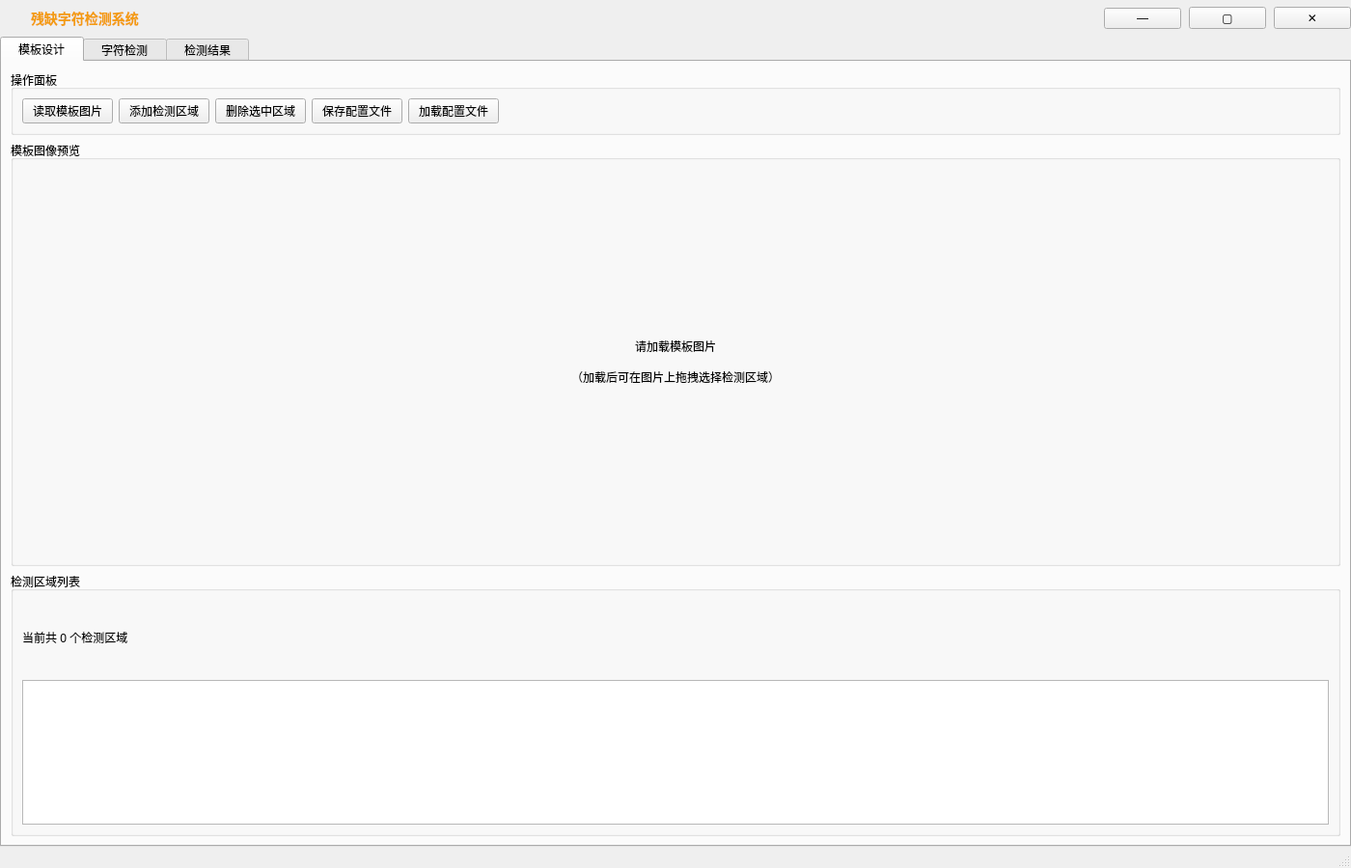
<?xml version="1.0" encoding="UTF-8"?>
<ui version="4.0">
 <class>MainWindow</class>
 <widget class="QMainWindow" name="MainWindow">
  <property name="geometry">
   <rect>
    <x>0</x>
    <y>0</y>
    <width>1400</width>
    <height>900</height>
   </rect>
  </property>
  <property name="windowTitle">
   <string>残缺字符检测系统 - Character Defect Detection</string>
  </property>
  <widget class="QWidget" name="centralwidget">
   <layout class="QVBoxLayout" name="verticalLayout_main">
    <property name="spacing">
     <number>0</number>
    </property>
    <property name="margin">
     <number>0</number>
    </property>
    <item>
     <widget class="QWidget" name="titleBar">
      <property name="minimumSize">
       <size>
        <width>0</width>
        <height>38</height>
       </size>
      </property>
      <property name="maximumSize">
       <size>
        <width>16777215</width>
        <height>38</height>
       </size>
      </property>
      <layout class="QHBoxLayout" name="horizontalLayout_title">
       <property name="spacing">
        <number>8</number>
       </property>
       <property name="margin">
        <number>0</number>
       </property>
       <item>
        <widget class="QLabel" name="lblTitleIcon">
         <property name="minimumSize">
          <size>
           <width>24</width>
           <height>24</height>
          </size>
         </property>
         <property name="maximumSize">
          <size>
           <width>24</width>
           <height>24</height>
          </size>
         </property>
         <property name="text">
          <string/>
         </property>
         <property name="pixmap">
          <pixmap resource="">logo_placeholder.png</pixmap>
         </property>
         <property name="scaledContents">
          <bool>true</bool>
         </property>
        </widget>
       </item>
       <item>
        <widget class="QLabel" name="lblTitle">
         <property name="text">
          <string>残缺字符检测系统</string>
         </property>
         <property name="styleSheet">
          <string notr="true">color: #f39c12; font-size: 14px; font-weight: bold;</string>
         </property>
        </widget>
       </item>
       <item>
        <spacer name="horizontalSpacer_title">
         <property name="orientation">
          <enum>Qt::Horizontal</enum>
         </property>
         <property name="sizeHint" stdset="0">
          <size>
           <width>40</width>
           <height>20</height>
          </size>
         </property>
        </spacer>
       </item>
       <item>
        <widget class="QPushButton" name="btnMinimize">
         <property name="text">
          <string>—</string>
         </property>
        </widget>
       </item>
       <item>
        <widget class="QPushButton" name="btnMaximize">
         <property name="text">
          <string>▢</string>
         </property>
        </widget>
       </item>
       <item>
        <widget class="QPushButton" name="btnClose">
         <property name="text">
          <string>✕</string>
         </property>
        </widget>
       </item>
      </layout>
     </widget>
    </item>
    <item>
     <widget class="QTabWidget" name="tabWidget">
      <property name="currentIndex">
       <number>0</number>
      </property>
      <widget class="QWidget" name="tabTemplate">
       <attribute name="title">
        <string>  模板设计  </string>
       </attribute>
       <layout class="QVBoxLayout" name="verticalLayout_2">
        <item>
         <widget class="QGroupBox" name="groupBox_operation">
          <property name="title">
           <string>操作面板</string>
          </property>
          <layout class="QHBoxLayout" name="horizontalLayout_ops">
           <item>
            <widget class="QPushButton" name="btnLoadTemplate">
             <property name="text">
              <string>  读取模板图片  </string>
             </property>
            </widget>
           </item>
           <item>
            <widget class="QPushButton" name="btnAddROI">
             <property name="text">
              <string>  添加检测区域  </string>
             </property>
            </widget>
           </item>
           <item>
            <widget class="QPushButton" name="btnDeleteROI">
             <property name="property" stdset="0">
              <string>warningBtn</string>
             </property>
             <property name="text">
              <string>  删除选中区域  </string>
             </property>
            </widget>
           </item>
           <item>
            <widget class="QPushButton" name="btnSaveConfig">
             <property name="property" stdset="0">
              <string>successBtn</string>
             </property>
             <property name="text">
              <string>  保存配置文件  </string>
             </property>
            </widget>
           </item>
           <item>
            <widget class="QPushButton" name="btnLoadConfig">
             <property name="property" stdset="0">
              <string>secondaryBtn</string>
             </property>
             <property name="text">
              <string>  加载配置文件  </string>
             </property>
            </widget>
           </item>
           <item>
            <spacer name="horizontalSpacer">
             <property name="orientation">
              <enum>Qt::Horizontal</enum>
             </property>
             <property name="sizeHint" stdset="0">
              <size>
               <width>40</width>
               <height>20</height>
              </size>
             </property>
            </spacer>
           </item>
          </layout>
         </widget>
        </item>
        <item>
         <widget class="QGroupBox" name="groupBox_template">
          <property name="title">
           <string>模板图像预览</string>
          </property>
          <layout class="QVBoxLayout" name="verticalLayout_template">
           <item>
            <widget class="QLabel" name="lblTemplateImage">
             <property name="text">
              <string>请加载模板图片

（加载后可在图片上拖拽选择检测区域）</string>
             </property>
             <property name="alignment">
              <set>Qt::AlignCenter</set>
             </property>
             <property name="minimumSize">
              <size>
               <width>0</width>
               <height>400</height>
              </size>
             </property>
            </widget>
           </item>
          </layout>
         </widget>
        </item>
        <item>
         <widget class="QGroupBox" name="groupBox_roi">
          <property name="title">
           <string>检测区域列表</string>
          </property>
          <layout class="QVBoxLayout" name="verticalLayout_roi">
           <item>
            <widget class="QLabel" name="lblROIInfo">
             <property name="text">
              <string>当前共 0 个检测区域</string>
             </property>
            </widget>
           </item>
           <item>
            <widget class="QListWidget" name="listROI">
             <property name="maximumSize">
              <size>
               <width>16777215</width>
               <height>150</height>
              </size>
             </property>
            </widget>
           </item>
          </layout>
         </widget>
        </item>
       </layout>
      </widget>
      <widget class="QWidget" name="tabDetection">
       <attribute name="title">
        <string>  字符检测  </string>
       </attribute>
       <layout class="QVBoxLayout" name="verticalLayout_3">
        <item>
         <widget class="QGroupBox" name="groupBox_config">
          <property name="title">
           <string>检测配置</string>
          </property>
          <layout class="QHBoxLayout" name="horizontalLayout_config">
           <item>
            <widget class="QLabel" name="label">
             <property name="text">
              <string>配置文件路径：</string>
             </property>
            </widget>
           </item>
           <item>
            <widget class="QLineEdit" name="txtConfigPath">
             <property name="readOnly">
              <bool>true</bool>
             </property>
             <property name="placeholderText">
              <string>请先加载配置文件...</string>
             </property>
            </widget>
           </item>
           <item>
            <widget class="QPushButton" name="btnBrowseConfig">
             <property name="property" stdset="0">
              <string>secondaryBtn</string>
             </property>
             <property name="text">
              <string>浏览</string>
             </property>
            </widget>
           </item>
           <item>
            <widget class="QPushButton" name="btnLoadTestImage">
             <property name="text">
              <string>  加载待测图片  </string>
             </property>
            </widget>
           </item>
           <item>
            <widget class="QPushButton" name="btnStartDetection">
             <property name="property" stdset="0">
              <string>successBtn</string>
             </property>
             <property name="text">
              <string>  开始检测  </string>
             </property>
            </widget>
           </item>
           <item>
            <widget class="QPushButton" name="btnBatchDetection">
             <property name="text">
              <string>  批量检测  </string>
             </property>
            </widget>
           </item>
          </layout>
         </widget>
        </item>
        <item>
         <widget class="QGroupBox" name="groupBox_images">
          <property name="title">
           <string>图像对比预览</string>
          </property>
          <layout class="QHBoxLayout" name="horizontalLayout_images">
           <item>
            <widget class="QLabel" name="lblTestImage">
             <property name="text">
              <string>待测图片</string>
             </property>
             <property name="alignment">
              <set>Qt::AlignCenter</set>
             </property>
             <property name="minimumSize">
              <size>
               <width>400</width>
               <height>500</height>
              </size>
             </property>
            </widget>
           </item>
           <item>
            <widget class="QLabel" name="lblResultImage">
             <property name="text">
              <string>检测结果

（标注残缺区域）</string>
             </property>
             <property name="alignment">
              <set>Qt::AlignCenter</set>
             </property>
             <property name="minimumSize">
              <size>
               <width>400</width>
               <height>500</height>
              </size>
             </property>
            </widget>
           </item>
       </layout>
      </widget>
     </item>
     <item>
      <widget class="QGroupBox" name="groupBox_summary">
       <property name="title">
        <string>检测结果摘要</string>
       </property>
       <layout class="QVBoxLayout" name="verticalLayout_summary">
        <item>
         <widget class="QLabel" name="lblDetectionSummary">
          <property name="text">
           <string>尚未检测</string>
          </property>
          <property name="wordWrap">
           <bool>true</bool>
          </property>
          <property name="minimumSize">
           <size>
            <width>0</width>
            <height>60</height>
           </size>
          </property>
          <property name="maximumSize">
           <size>
            <width>16777215</width>
            <height>120</height>
           </size>
          </property>
         </widget>
        </item>
       </layout>
      </widget>
     </item>
    </layout>
   </widget>
   <widget class="QWidget" name="tabResults">
       <attribute name="title">
        <string>  检测结果  </string>
       </attribute>
       <layout class="QVBoxLayout" name="verticalLayout_4">
        <item>
         <widget class="QGroupBox" name="groupBox_results_ops">
          <property name="title">
           <string>结果操作</string>
          </property>
          <layout class="QHBoxLayout" name="horizontalLayout_3">
           <item>
            <widget class="QPushButton" name="btnExportResults">
             <property name="property" stdset="0">
              <string>successBtn</string>
             </property>
             <property name="text">
              <string>  导出结果 (CSV)  </string>
             </property>
            </widget>
           </item>
           <item>
            <widget class="QPushButton" name="btnClearResults">
             <property name="property" stdset="0">
              <string>warningBtn</string>
             </property>
             <property name="text">
              <string>  清空结果  </string>
             </property>
            </widget>
           </item>
           <item>
            <spacer name="horizontalSpacer_3">
             <property name="orientation">
              <enum>Qt::Horizontal</enum>
             </property>
             <property name="sizeHint" stdset="0">
              <size>
               <width>40</width>
               <height>20</height>
              </size>
             </property>
            </spacer>
           </item>
          </layout>
         </widget>
        </item>
        <item>
         <widget class="QTableWidget" name="tableResults">
          <property name="columnCount">
           <number>5</number>
          </property>
          <column>
           <property name="text">
            <string>序号</string>
           </property>
          </column>
          <column>
           <property name="text">
            <string>图片名称</string>
           </property>
          </column>
          <column>
           <property name="text">
            <string>检测区域</string>
           </property>
          </column>
          <column>
           <property name="text">
            <string>检测结果</string>
           </property>
          </column>
          <column>
           <property name="text">
            <string>检测时间</string>
           </property>
          </column>
         </widget>
        </item>
       </layout>
      </widget>
     </widget>
    </item>
   </layout>
  </widget>
  <widget class="QStatusBar" name="statusbar"/>
 </widget>
 <resources/>
 <connections/>
</ui>
